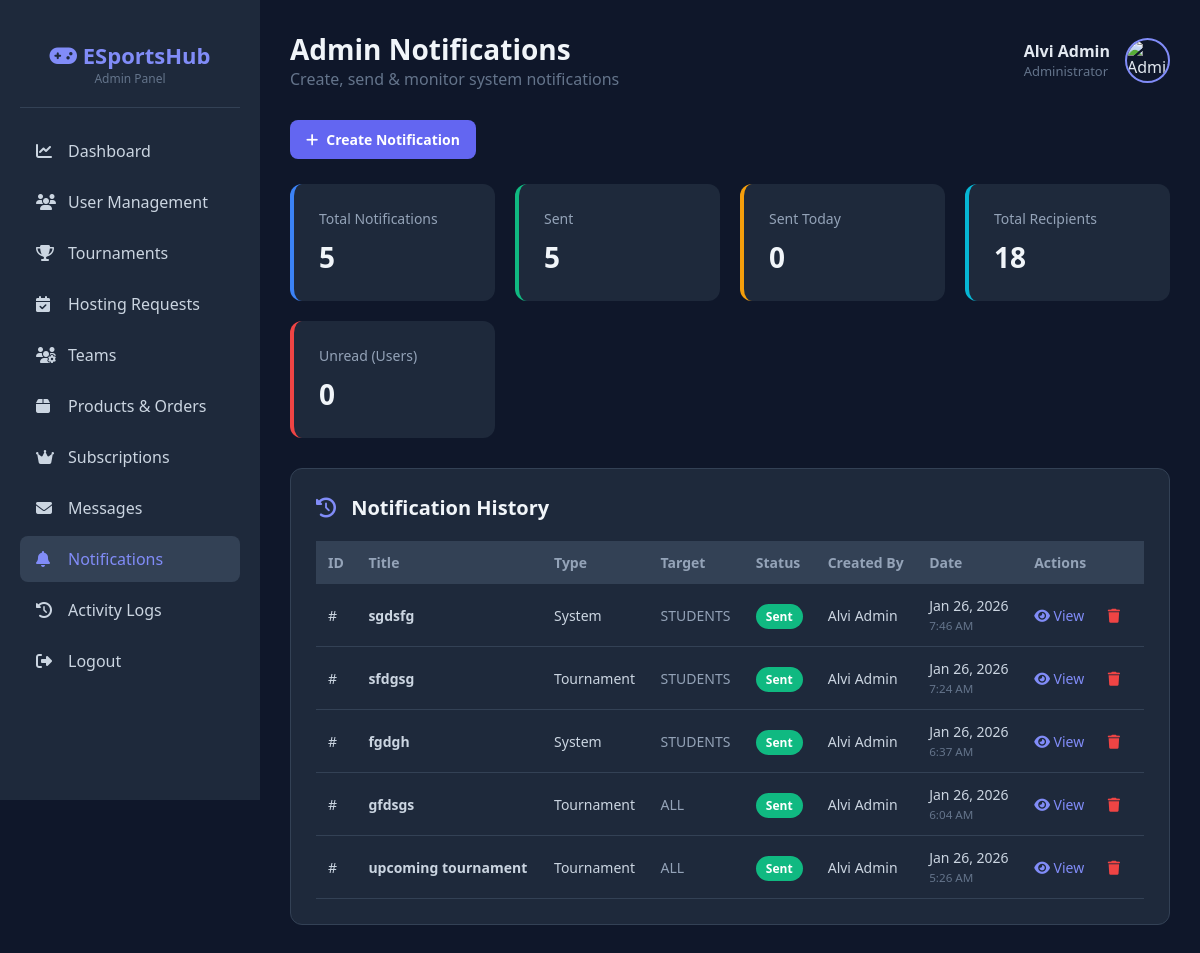
The page /admin/notifications.php (signed in) on the database its author committed.
### tables this page shows
CREATE TABLE `admin_notifications` (
  `admin_notification_id` int(11) NOT NULL,
  `title` varchar(255) NOT NULL,
  `short_message` varchar(255) NOT NULL,
  `full_message` text NOT NULL,
  `type` enum('System','Tournament','Hosting','Subscription','Product','Order','Security') NOT NULL,
  `target_type` enum('ALL','STUDENTS','SUBSCRIBED_STUDENTS','UNIVERSITY','PROFESSION','INDIVIDUAL') NOT NULL,
  `target_value` varchar(255) DEFAULT NULL,
  `redirect_url` varchar(255) DEFAULT NULL,
  `created_by` int(11) NOT NULL,
  `status` enum('draft','sent') DEFAULT 'sent',
  `created_at` timestamp NOT NULL DEFAULT current_timestamp()
);

CREATE TABLE `users` (
  `user_id` int(11) NOT NULL,
  `full_name` varchar(255) NOT NULL,
  `username` varchar(100) NOT NULL,
  `email` varchar(255) NOT NULL,
  `phone` varchar(20) NOT NULL,
  `password_hash` varchar(255) NOT NULL,
  `gender` enum('Male','Female','Other') NOT NULL,
  `date_of_birth` date NOT NULL,
  `profession` enum('Student','Job Holder','Freelancer','Entrepreneur','Content Creator','None') NOT NULL,
  `role` enum('user','admin','host') DEFAULT 'user',
  `is_active` tinyint(1) DEFAULT 1,
  `profile_image` varchar(255) DEFAULT 'default-avatar.png',
  `terms_agreed` tinyint(1) NOT NULL DEFAULT 1,
  `created_at` timestamp NOT NULL DEFAULT current_timestamp(),
  `last_login` timestamp NULL DEFAULT NULL
);

### admin/notifications.php (the view, shortened to what this page needs)
<?php
$conn = getConnection();
$totalNotifications = $conn->query("
    SELECT COUNT(*) total FROM admin_notifications
")->fetch_assoc()['total'] ?? 0;
$sentNotifications = $conn->query("
    SELECT COUNT(*) total FROM admin_notifications WHERE status = 'sent'
")->fetch_assoc()['total'] ?? 0;
$todayNotifications = $conn->query("
    SELECT COUNT(*) total
    FROM admin_notifications
    WHERE DATE(created_at) = CURDATE()
")->fetch_assoc()['total'] ?? 0;
$totalRecipients = $conn->query("
    SELECT COUNT(*) total FROM notifications
")->fetch_assoc()['total'] ?? 0;
$unreadCount = $conn->query("
    SELECT COUNT(*) total FROM notifications WHERE is_read = 0
")->fetch_assoc()['total'] ?? 0;
$notifications = $conn->query("
    SELECT an.*, u.full_name
    FROM admin_notifications an
    JOIN users u ON an.created_by = u.user_id
    ORDER BY an.created_at DESC
");
$admin_name = $_SESSION['full_name'] ?? 'Admin';
?>
<!DOCTYPE html>
<html lang="en">
<head>
    <link rel="stylesheet" href="https://cdnjs.cloudflare.com/ajax/libs/font-awesome/6.5.0/css/all.min.css">
</head>
<body>
<div class="admin-layout">
    <aside class="admin-sidebar">
        <div class="admin-logo">
            <h2><i class="fas fa-gamepad"></i> ESportsHub</h2>
            <p style="font-size: 12px; color: #64748b;">Admin Panel</p>
        </div>
        <nav class="admin-nav">
            <a href="dashboard.php"><i class="fas fa-chart-line"></i> Dashboard</a>
            <a href="users.php"><i class="fas fa-users"></i> User Management</a>
            <a href="tournaments.php"><i class="fas fa-trophy"></i> Tournaments</a>
            <a href="hosting.php"><i class="fas fa-calendar-check"></i> Hosting Requests</a>
            <a href="teams.php"><i class="fas fa-users-gear"></i> Teams</a>
            <a href="products.php"><i class="fas fa-box"></i> Products & Orders</a>
            <a href="subscriptions.php"><i class="fas fa-crown"></i> Subscriptions</a>
            <a href="messages.php"><i class="fas fa-envelope"></i> Messages</a>
            <a href="notifications.php" class="active"><i class="fas fa-bell"></i> Notifications</a>
            <a href="logs.php"><i class="fas fa-history"></i> Activity Logs</a>
            <a href="../auth/logout.php"><i class="fas fa-sign-out-alt"></i> Logout</a>
        </nav>
    </aside>
    <main class="admin-content">
        <div class="admin-header">
            <div>
                <h1>Admin Notifications</h1>
                <p style="color:#64748b;">Create, send & monitor system notifications</p>
            </div>
            <div class="admin-user">
                <div>
                    <div style="font-weight: 600;"><?php echo htmlspecialchars($admin_name); ?></div>
                    <div style="font-size: 13px; color: #64748b;">Administrator</div>
                </div>
                <img src="../assets/images/default-avatar.png" alt="Admin">
            </div>
        </div>
        <div style="margin-bottom: 25px;">
            <a href="create_notification.php" class="btn-add">
                <i class="fas fa-plus"></i> Create Notification
            </a>
        </div>
        <div class="stats-grid">
            <div class="stat-card" style="border-left-color: #3b82f6;">
                <span>Total Notifications</span><h2><?= $totalNotifications ?></h2>
            </div>
            <div class="stat-card" style="border-left-color: #10b981;">
                <span>Sent</span><h2><?= $sentNotifications ?></h2>
            </div>
            <div class="stat-card" style="border-left-color: #f59e0b;">
                <span>Sent Today</span><h2><?= $todayNotifications ?></h2>
            </div>
            <div class="stat-card" style="border-left-color: #06b6d4;">
                <span>Total Recipients</span><h2><?= $totalRecipients ?></h2>
            </div>
            <div class="stat-card" style="border-left-color: #ef4444;">
                <span>Unread (Users)</span><h2><?= $unreadCount ?></h2>
            </div>
        </div>
        <div class="table-card">
            <h3><i class="fas fa-history" style="margin-right: 10px; color: #818cf8;"></i> Notification History</h3>
            <div style="overflow-x: auto;">
                <table>
                    <thead>
                        <tr>
                            <th>ID</th>
                            <th>Title</th>
                            <th>Type</th>
                            <th>Target</th>
                            <th>Status</th>
                            <th>Created By</th>
                            <th>Date</th>
                            <th>Actions</th>
                        </tr>
                    </thead>
                    <tbody>
                    <?php if($notifications->num_rows): while($n = $notifications->fetch_assoc()): ?>
                        <tr>
                            <td>#<?= $n['id'] ?></td>
                            <td><strong><?= htmlspecialchars($n['title']) ?></strong></td>
                            <td><?= ucfirst($n['type']) ?></td>
                            <td><span style="color: #94a3b8;"><?= ucfirst($n['target_type']) ?></span></td>
                            <td>
                                <span class="badge <?= $n['status']=='sent'?'badge-sent':'badge-draft' ?>">
                                    <?= ucfirst($n['status']) ?>
                                </span>
                            </td>
                            <td><?= htmlspecialchars($n['full_name']) ?></td>
                            <td><?= date('M j, Y', strtotime($n['created_at'])) ?><br>
                                <small style="color: #64748b;"><?= date('g:i A', strtotime($n['created_at'])) ?></small>
                            </td>
                            <td class="actions">
                                <a href="view_notification.php?id=<?= $n['id'] ?>"><i class="fas fa-eye"></i> View</a>
                                <a href="delete_notification.php?id=<?= $n['id'] ?>" style="color: #ef4444; margin-left: 10px;" onclick="return confirm('Are you sure you want to delete this notification?')">
                                    <i class="fas fa-trash"></i>
                                </a>
                            </td>
                        </tr>
                    <?php endwhile; else: ?>
                        <tr><td colspan="8" style="text-align:center; padding: 30px; color:#64748b">No notifications found</td></tr>
                    <?php endif; ?>
                    </tbody>
                </table>
            </div>
        </div>
    </main>
</div>
</body>
</html>

### admin/notifications.php (style rules this page uses)
* { margin: 0; padding: 0; box-sizing: border-box; }
body { font-family: 'Segoe UI', Tahoma, Geneva, Verdana, sans-serif; background: #0f172a; color: #e2e8f0; }
.admin-layout { display: flex; min-height: 100vh; }
.admin-sidebar { width: 260px; background: #1e293b; padding: 20px; position: fixed; height: 100vh; overflow-y: auto; }
.admin-logo { text-align: center; padding: 20px 0; border-bottom: 1px solid #334155; margin-bottom: 20px; }
.admin-logo h2 { color: #818cf8; font-size: 22px; }
.admin-nav a { display: flex; align-items: center; padding: 12px 16px; color: #cbd5e1; text-decoration: none; border-radius: 8px; margin-bottom: 5px; transition: all 0.3s; }
.admin-nav a:hover, .admin-nav a.active { background: #334155; color: #818cf8; }
.admin-nav a i { margin-right: 12px; width: 20px; }
.admin-content { margin-left: 260px; flex: 1; padding: 30px; }
.admin-header { display: flex; justify-content: space-between; align-items: center; margin-bottom: 30px; }
.admin-header h1 { font-size: 28px; color: #f1f5f9; }
.admin-user { display: flex; align-items: center; gap: 15px; }
.admin-user img { width: 45px; height: 45px; border-radius: 50%; border: 2px solid #818cf8; }
.stats-grid { display: grid; grid-template-columns: repeat(auto-fit, minmax(200px, 1fr)); gap: 20px; margin-bottom: 30px; }
.stat-card { background: #1e293b; padding: 25px; border-radius: 12px; border-left: 4px solid #818cf8; }
.stat-card span { font-size: 14px; color: #94a3b8; margin-bottom: 10px; display: block; }
.stat-card h2 { font-size: 28px; font-weight: bold; color: #f1f5f9; }
.table-card { background: #1e293b; padding: 25px; border-radius: 12px; border: 1px solid #334155; }
.table-card h3 { margin-bottom: 20px; color: #f1f5f9; font-size: 20px; }
table { width: 100%; border-collapse: collapse; }
th { text-align: left; background: #334155; color: #94a3b8; padding: 12px; font-size: 14px; }
td { padding: 12px; border-bottom: 1px solid #334155; font-size: 14px; color: #cbd5e1; }
.badge { padding: 4px 10px; border-radius: 20px; font-size: 12px; font-weight: 600; }
.badge-sent { background: #10b981; color: #fff; }
.btn-add { display: inline-flex; align-items: center; gap: 8px; padding: 10px 16px; background: #6366f1; color: #fff; border-radius: 8px; text-decoration: none; font-weight: 600; font-size: 14px; transition: 0.3s; }
.actions a { color: #818cf8; text-decoration: none; margin-right: 10px; }

### rows shown on the page
admin_notifications: title "sgdsfg", type "System", target_type "STUDENTS", status "Sent", created_by.full_name "Alvi Admin", created_at "Jan 26, 2026", created_at "7:46 AM"
admin_notifications: title "sfdgsg", type "Tournament", target_type "STUDENTS", status "Sent", created_by.full_name "Alvi Admin", created_at "Jan 26, 2026", created_at "7:24 AM"
admin_notifications: title "fgdgh", type "System", target_type "STUDENTS", status "Sent", created_by.full_name "Alvi Admin", created_at "Jan 26, 2026", created_at "6:37 AM"
admin_notifications: title "gfdsgs", type "Tournament", target_type "ALL", status "Sent", created_by.full_name "Alvi Admin", created_at "Jan 26, 2026", created_at "6:04 AM"
admin_notifications: title "upcoming tournament", type "Tournament", target_type "ALL", status "Sent", created_by.full_name "Alvi Admin", created_at "Jan 26, 2026", created_at "5:26 AM"

### other values the page prints
$admin_name "Alvi Admin"
$totalNotifications "5"
$sentNotifications "5"
$todayNotifications "0"
$totalRecipients "18"
$unreadCount "0"
